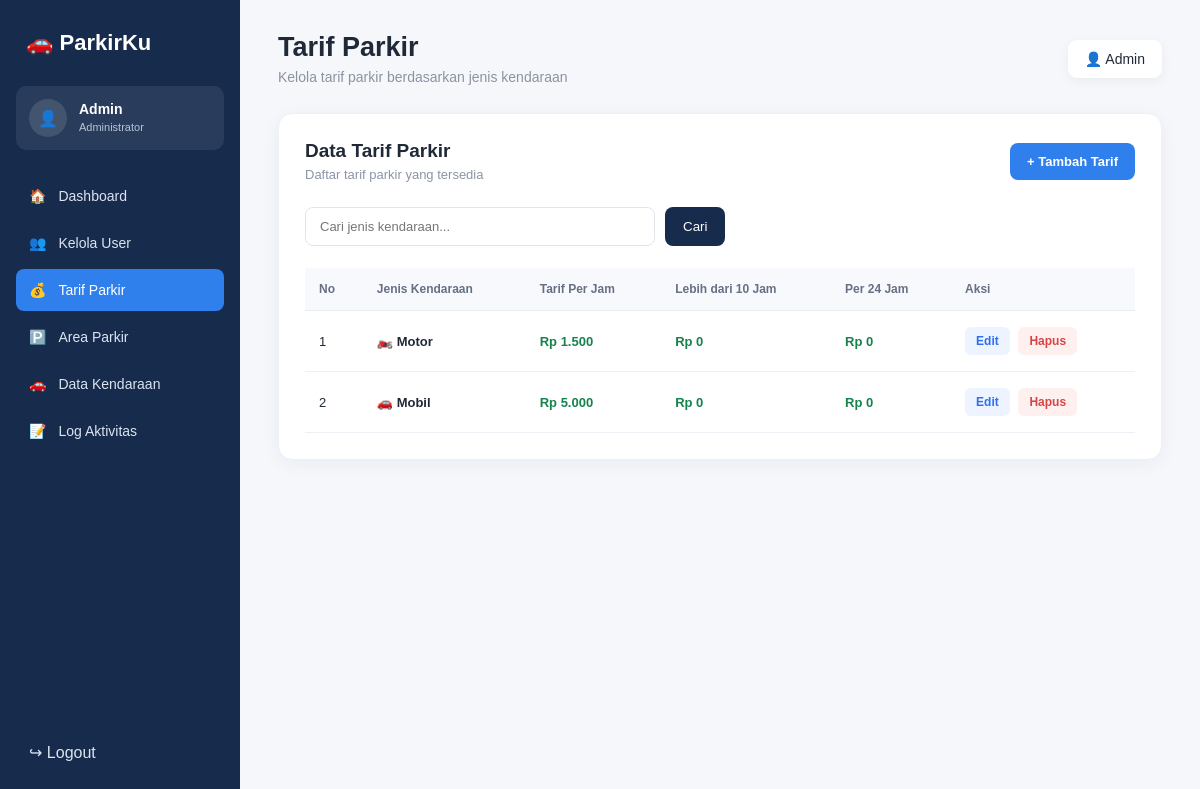
Page /view/tarif_parkir.php (signed in) on the committed database.
### tables this page shows
CREATE TABLE `tb_tarif` (
  `id_tarif` int NOT NULL,
  `jenis_kendaraan` enum('motor','mobil','lainnya') NOT NULL,
  `tarif_per_jam` decimal(10,0) NOT NULL
);

### view/tarif_parkir.php (the view, shortened to what this page needs)
<?php
include "../model/m_koneksi.php";
$query = mysqli_query($conn, "SELECT * FROM tb_tarif ORDER BY id_tarif ASC");
$data_tarif = [];
while ($row = mysqli_fetch_assoc($query)) {
    $data_tarif[] = $row;
}
?>
<!DOCTYPE html>
<html lang="id">
<head>
    <link rel="stylesheet" href="../asset/tarif.css">
</head>
<body>
<aside class="sidebar">
    <div class="logo">
        🚗 <span>ParkirKu</span>
    </div>
    <div class="admin">
        <div class="avatar">👤</div>
        <div>
            <strong>Admin</strong>
            <small>Administrator</small>
        </div>
    </div>
    <nav>
        <a href="dashboard_admin.php">
            🏠 <span>Dashboard</span>
        </a>
        <a href="kelola_user.php">
            👥 <span>Kelola User</span>
        </a>
        <a href="tarif_parkir.php" class="active">
            💰 <span>Tarif Parkir</span>
        </a>
        <a href="area_parkir.php">
            🅿️ <span>Area Parkir</span>
        </a>
        <a href="data_kendaraan.php">
            🚗 <span>Data Kendaraan</span>
        </a>
        <a href="#">
            📝 <span>Log Aktivitas</span>
        </a>
    </nav>
    <a href="login.php" class="logout">
        ↪ <span>Logout</span>
    </a>
</aside>
<main class="main">
    <header class="header">
        <div>
            <h1>Tarif Parkir</h1>
            <p>Kelola tarif parkir berdasarkan jenis kendaraan</p>
        </div>
        <div class="profile">
            👤 Admin
        </div>
    </header>
    <section class="card">
        <div class="card-header">
            <div>
                <h2>Data Tarif Parkir</h2>
                <p>Daftar tarif parkir yang tersedia</p>
            </div>
            <a href="tambah_tarif.php" class="btn-add">
                + Tambah Tarif
            </a>
        </div>
        <div class="search">
            <input
                type="text"
                placeholder="Cari jenis kendaraan..."
            >
            <button>
                Cari
            </button>
        </div>
        <div class="table-wrapper">
            <table>
                <thead>
                    <tr>
                        <th>No</th>
                        <th>Jenis Kendaraan</th>
                        <th>Tarif Per Jam</th>
                        <th>Lebih dari 10 Jam</th>
                        <th>Per 24 Jam</th>
                        <th>Aksi</th>
                    </tr>
                </thead>
                <tbody>
                <?php if (count($data_tarif) > 0): ?>
                    <?php $no = 1; ?>
                    <?php foreach ($data_tarif as $tarif): ?>
                        <tr>
                            <td>
                                <?= $no++; ?>
                            </td>
                            <td>
                                <span class="vehicle">
                                    <?php
                                    if ($tarif['jenis_kendaraan'] == 'motor') {
                                        echo "🏍️";
                                    } elseif ($tarif['jenis_kendaraan'] == 'mobil') {
                                        echo "🚗";
                                    } else {
                                        echo "🚙";
                                    }
                                    ?>
                                    <?= htmlspecialchars($tarif['jenis_kendaraan']); ?>
                                </span>
                            </td>
                            <td>
                                <span class="price">
                                    Rp <?= number_format($tarif['tarif_per_jam'], 0, ',', '.'); ?>
                                </span>
                            </td>
                            <td>
                                <span class="price">
                                    Rp <?= number_format($tarif['tarif_lebih_10_jam'] ?? 0, 0, ',', '.'); ?>
                                </span>
                            </td>
                            <td>
                                <span class="price">
                                    Rp <?= number_format($tarif['tarif_24_jam'] ?? 0, 0, ',', '.'); ?>
                                </span>
                            </td>
                            <td>
                                <a href="edit_tarif.php?id_tarif=<?= $tarif['id_tarif']; ?>" class="edit">
                                                                               Edit
                                </a>
                                <a href="../controller/c_tarif.php?aksi=hapus&id_tarif=<?= $tarif['id_tarif']; ?>"
                                                        class="delete"  onclick="return confirm('Yakin ingin menghapus tarif ini?');">
                                                                                Hapus
                                </a>
                            </td>
                        </tr>
                    <?php endforeach; ?>
                <?php endif; ?>
                </tbody>
            </table>
        </div>
    </section>
</main>
</body>
</html>

### asset/tarif.css (style rules this page uses)
* { margin: 0; padding: 0; box-sizing: border-box; }
body { font-family: Arial, sans-serif; background: #f5f7fb; color: #1f2937; }
.sidebar { position: fixed; left: 0; top: 0; width: 240px; height: 100vh; background: #172b4d; padding: 25px 16px; color: white; }
.logo { font-size: 22px; font-weight: bold; padding: 5px 10px 30px; }
.admin { display: flex; align-items: center; gap: 12px; padding: 13px; background: rgba(255,255,255,.08); border-radius: 10px; margin-bottom: 25px; }
.avatar { width: 38px; height: 38px; display: flex; align-items: center; justify-content: center; background: rgba(255,255,255,.12); border-radius: 50%; }
.admin strong { display: block; font-size: 14px; }
.admin small { color: #b8c4d6; font-size: 11px; }
nav a { display: flex; align-items: center; gap: 12px; padding: 13px; margin-bottom: 5px; border-radius: 8px; color: #dbe4f0; text-decoration: none; font-size: 14px; }
nav a.active { background: #2f80ed; color: white; }
.logout { position: absolute; bottom: 25px; left: 16px; right: 16px; padding: 13px; color: #dbe4f0; text-decoration: none; border-radius: 8px; }
.main { margin-left: 240px; padding: 32px 38px; }
.header { display: flex; justify-content: space-between; align-items: center; margin-bottom: 28px; }
.header h1 { font-size: 27px; margin-bottom: 6px; }
.header p { color: #8993a4; font-size: 14px; }
.profile { background: white; padding: 11px 17px; border-radius: 9px; box-shadow: 0 3px 12px rgba(0,0,0,.05); font-size: 14px; }
.card { background: white; border-radius: 14px; padding: 26px; border: 1px solid #edf0f5; box-shadow: 0 4px 18px rgba(23,43,77,.05); }
.card-header { display: flex; align-items: center; justify-content: space-between; margin-bottom: 25px; }
.card-header h2 { font-size: 19px; margin-bottom: 5px; }
.card-header p { color: #8b95a5; font-size: 13px; }
.btn-add { background: #2f80ed; color: white; text-decoration: none; padding: 11px 17px; border-radius: 8px; font-size: 13px; font-weight: bold; }
.search { display: flex; gap: 10px; margin-bottom: 22px; }
.search input { width: 350px; padding: 11px 14px; border: 1px solid #e1e5eb; border-radius: 8px; outline: none; font-size: 13px; }
.search button { border: none; background: #172b4d; color: white; padding: 0 18px; border-radius: 8px; cursor: pointer; }
.table-wrapper { overflow-x: auto; }
table { width: 100%; border-collapse: collapse; }
thead { background: #f7f9fc; }
th { padding: 14px; text-align: left; color: #667085; font-size: 12px; border-bottom: 1px solid #e8edf3; }
td { padding: 16px 14px; border-bottom: 1px solid #edf0f4; font-size: 13px; }
.vehicle { display: inline-flex; align-items: center; gap: 8px; font-weight: 600; text-transform: capitalize; }
.price { color: #16834d; font-weight: bold; }
.edit, .delete { display: inline-block; text-decoration: none; font-size: 12px; font-weight: bold; padding: 7px 11px; border-radius: 6px; }
.edit { color: #2f6fed; background: #edf4ff; }
.delete { color: #d64545; background: #fff0f0; margin-left: 5px; }

### rows in the picture
tb_tarif: jenis_kendaraan "Motor", tarif_per_jam "1.500", tarif_lebih_10_jam "0", tarif_24_jam "0"
tb_tarif: jenis_kendaraan "Mobil", tarif_per_jam "5.000", tarif_lebih_10_jam "0", tarif_24_jam "0"
